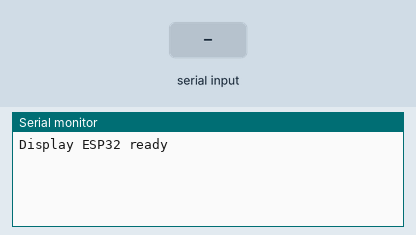
Bench run of a sketch on a simulated ESP32. Shown: the last lines printed to the serial monitor. Inputs (shaded band) come from the test bench.

Above: at 1.2 s.
1.3 s: "1\n" received over the second serial link
At 2.2 s:
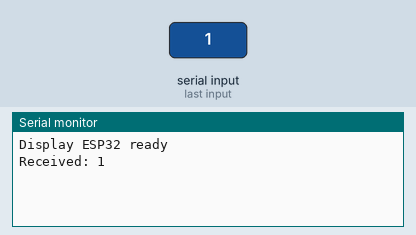
2.8 s: "0\n" received over the second serial link
At 3.4 s:
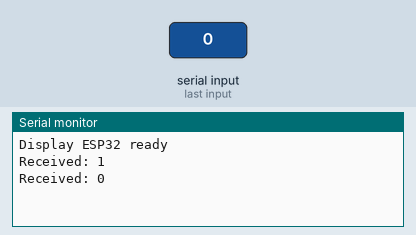
4.3 s: "2\n" received over the second serial link
At 5.7 s:
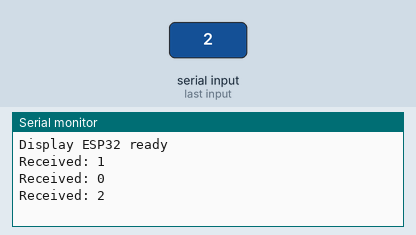

The sketch:

display_uart_hello.ino
```cpp
String data;

void setup() {
  Serial.begin(115200);
  Serial2.begin(9600, SERIAL_8N1, 16, 17);

  Serial.println("Display ESP32 ready");
}

void loop() {
  if (Serial2.available()) {
    data = Serial2.readStringUntil('\n');

    Serial.print("Received: ");
    Serial.println(data);
  }
}
```

Measured:
- after the input at 1.3 s, the serial monitor: prints a new line at once (image 1)
- after the input at 2.8 s, the serial monitor: prints a new line at once (image 2)
- after the input at 4.3 s, the serial monitor: prints a new line at once (image 3)
